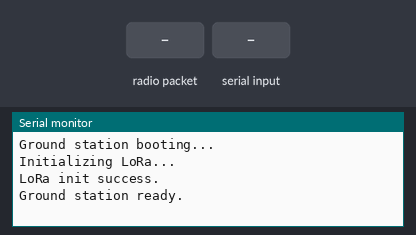
Recording of a sketch running on a simulated Arduino Uno, built with avr-gcc and run on an emulated ATmega328P. Shown: the last lines printed to the serial monitor. The inputs (shaded band) are chosen by the test bench. No radio packets arrive unless stated.

Above: at 1.2 s.
1.3 s: radio packet "1" arrives
At 2.3 s:
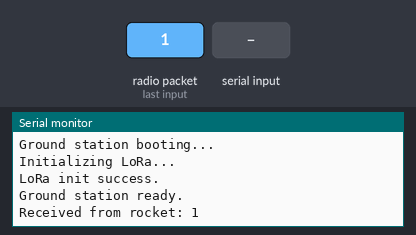
2.8 s: "1\n" received over Serial
At 3.3 s:
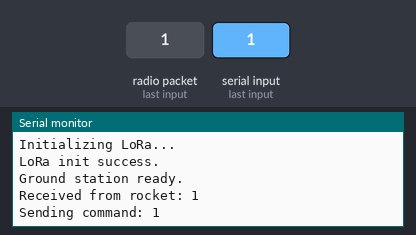

Measured:
- after the input at 1.3 s, the serial monitor: prints a new line at once (image 1)
- after the input at 2.8 s, the serial monitor: prints a new line at once (image 2)

The sketch:

ground.ino
```cpp
#include <SPI.h>
#include <LoRa.h>
// #include <RTClib.h> // Uncomment if RTC is connected

// RTC_DS3231 rtc; // Uncomment if RTC is used
#define LORA_CS   5
#define LORA_RST  14
#define LORA_DIO0 26

String inputBuffer = "";

void setup() {
  Serial.begin(115200);
  // while (!Serial);  // hang until serial is ready

  Serial.println("Ground station booting...");

  // LoRa setup
  LoRa.setPins(5, 14, 26); // CS, RESET, DIO0
  Serial.println("Initializing LoRa...");

  if (!LoRa.begin(433E6)) {
    Serial.println("LoRa init failed. Halting.");
    while (true) delay(100); // Safe WDT-friendly loop
  }

  Serial.println("LoRa init success.");

  // RTC setup
  /*
  if (!rtc.begin()) {
    Serial.println("RTC not found. Continuing without time.");
    // You may choose to halt instead: while(true) delay(100);
  } else {
    Serial.println("RTC OK");
  }
  */

  Serial.println("Ground station ready.");
}

void loop() {
  // Check if user typed something in the Serial Monitor
  while (Serial.available()) {
    char c = Serial.read();

    if (c == '\n' || c == '\r') {  // End of input
      if (inputBuffer.length() > 0) {
        Serial.print("Sending command: ");
        Serial.println(inputBuffer);

        // Send over LoRa
        LoRa.beginPacket();
        LoRa.print(inputBuffer);
        LoRa.endPacket();

        inputBuffer = "";  // Clear for next command
      }
    } else {
      inputBuffer += c; // Add to command buffer
    }
  }

  // (Optional) Also check for ACK or any incoming LoRa response
  int packetSize = LoRa.parsePacket();
  if (packetSize) {
    String reply = "";
    while (LoRa.available()) {
      reply += (char)LoRa.read();
    }

    Serial.print("Received from rocket: ");
    Serial.println(reply);
  }

  delay(10);
}
```
